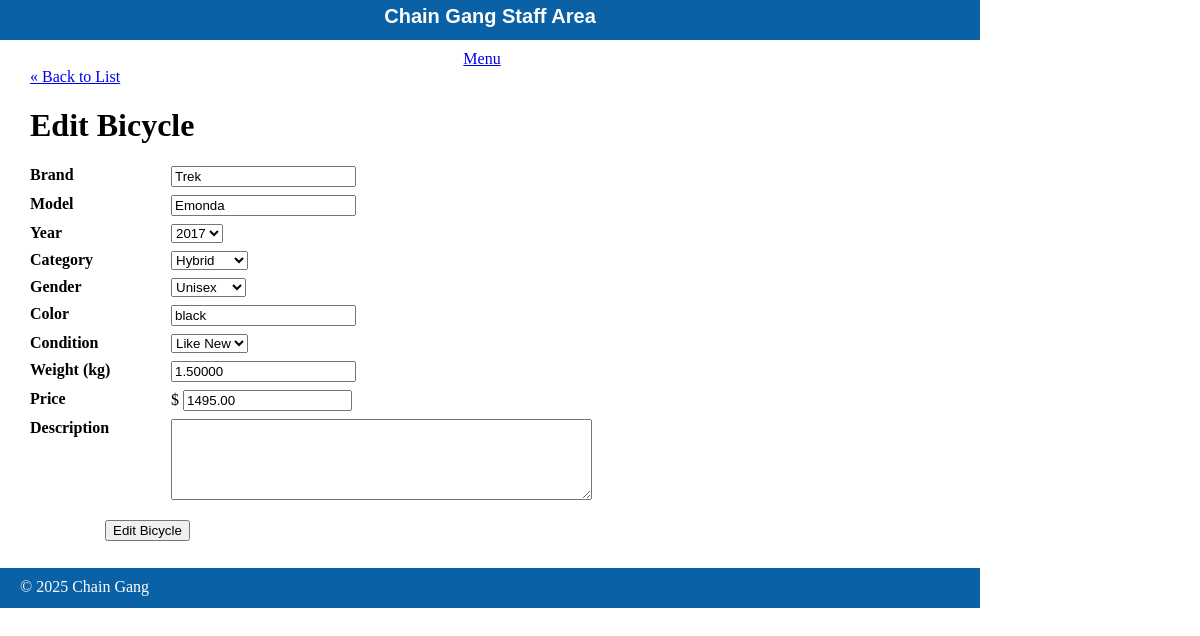
Page /staff/bicycles/edit.php?id=1 on the committed database.
### tables this page shows
CREATE TABLE `bicycles` (
  `id` int(11) NOT NULL AUTO_INCREMENT,
  `brand` varchar(255) NOT NULL,
  `model` varchar(255) NOT NULL,
  `year` int(4) NOT NULL,
  `category` varchar(255) NOT NULL,
  `gender` varchar(255) NOT NULL,
  `color` varchar(255) NOT NULL,
  `price` decimal(9,2) NOT NULL,
  `weight_kg` decimal(9,5) NOT NULL,
  `condition_id` tinyint(3) NOT NULL,
  `description` text NOT NULL,
  PRIMARY KEY (`id`)
);

### private/classes/databaseobject.class.php (called while the page is built, shortened)
<?php
class DatabaseObject {
    static protected $database;
    static protected $table_name = "";
    static public function set_database($database) {
        self::$database = $database;
    }
    static public function find_by_sql($sql) {
        $result = self::$database->query($sql);
        $object_array = [];
        while($record = $result->fetch_assoc()) {
            $object_array[] = static::instantiate($record);
        }
        return $object_array;
    }
    static public function find_by_id($id) {
        $sql = "SELECT * FROM ".static::$table_name." ";
        $sql.= " WHERE id='".self::$database->escape_string($id)."'";
        $objects_array = static::find_by_sql($sql);
        if(!empty($objects_array)) {
            return array_shift($objects_array);
        } else {
            return false;
        }
    }
    static protected function instantiate($record) {
        $object = new static;
        foreach($record as $property => $value) {
            if(property_exists($object, $property)) {
            $object->$property = $value;
            }
        }
        return $object;
    }
}
?>

### private/functions.php (called while the page is built, shortened)
<?php
function h($string="") {
  return htmlspecialchars($string);
}
?>

### public/staff/bicycles/form_fields.php (the view, shortened to what this page needs)
<dl>
  <dt>Brand</dt>
  <dd><input type="text" name="bicycle[brand]" value="<?php echo h($bicycle->brand); ?>" /></dd>
</dl>
<dl>
  <dt>Model</dt>
  <dd><input type="text" name="bicycle[model]" value="<?php echo h($bicycle->model); ?>" /></dd>
</dl>
<dl>
  <dt>Year</dt>
  <dd>
    <select name="bicycle[year]">
    <?php $this_year = idate('Y') ?>
    <?php for($year=$this_year-20; $year <= $this_year; $year++) { ?>
      <option value="<?php echo $year; ?>" <?php  if($bicycle->year == $year) {echo 'selected';}  ?> >
        <?php echo $year; ?>
      </option>
    <?php } ?>
    </select>
  </dd>
</dl>
<dl>
  <dt>Category</dt>
  <dd>
    <select name="bicycle[category]">
    <?php foreach(Bicycle::CATEGORIES as $category) { ?>
      <option value="<?php echo $category; ?>" <?php  if($bicycle->category == $category) {echo 'selected';}  ?> >
        <?php echo $category; ?>
      </option>
    <?php } ?>
    </select>
  </dd>
</dl>
<dl>
  <dt>Gender</dt>
  <dd>
    <select name="bicycle[gender]">
    <?php foreach(Bicycle::GENDERS as $gender) { ?>
      <option value="<?php echo $gender; ?>" <?php  if($bicycle->gender == $gender) {echo 'selected';}  ?> >
        <?php echo $gender; ?>
      </option>
    <?php } ?>
    </select>
  </dd>
</dl>
<dl>
  <dt>Color</dt>
  <dd><input type="text" name="bicycle[color]" value="<?php echo h($bicycle->color); ?>" /></dd>
</dl>
<dl>
  <dt>Condition</dt>
  <dd>
    <select name="bicycle[condition_id]">
    <?php foreach(Bicycle::CONDITION_OPTIONS as $cond_id => $cond_name) { ?>
      <option value="<?php echo $cond_id; ?>" <?php  if($bicycle->condition_id == $cond_id) {echo 'selected';}  ?> >
        <?php echo $cond_name; ?>
      </option>
    <?php } ?>
    </select>
  </dd>
</dl>
<dl>
  <dt>Weight (kg)</dt>
  <dd><input type="text" name="bicycle[weight_kg]" value="<?php echo h($bicycle->weight_kg); ?>" /></dd>
</dl>
<dl>
  <dt>Price</dt>
  <dd>$ <input type="text" name="bicycle[price]" size="18" value="<?php echo h($bicycle->price); ?>" /></dd>
</dl>
<dl>
  <dt>Description</dt>
  <dd><textarea name="bicycle[description]" rows="5" cols="50"><?php echo h($bicycle->description); ?></textarea></dd>
</dl>

### public/stylesheets/staff.css (style rules this page uses)
html { height: 100%; width: 100%; }
body { height: 980px; width: 100%; margin: 0; padding: 0; }
dl { clear: both; overflow: hidden; margin: 0.5em 0; }
dt { float: left; font-weight: bold; width: 125px; }
dd { float: left; margin-left: 1em; }

### rows in the picture
bicycles: brand "Trek", model "Emonda", year "2017", category "Hybrid", gender "Unisex", color "black", condition "Like New", weight_kg "1.50000", price "1495.00"
